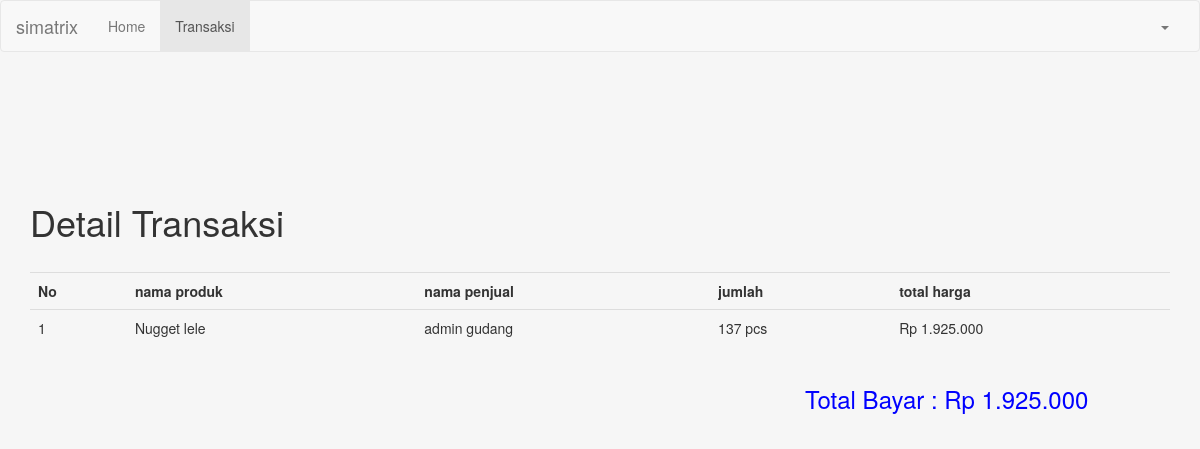
The app's page /transaksi/detailTransaksiAdmin/10 with its own data.
### tables this page shows
CREATE TABLE `detail_penjualan` (
  `number` int(11) NOT NULL,
  `id_penjualan` int(11) NOT NULL,
  `id_produk` int(11) NOT NULL,
  `jumlah` int(11) NOT NULL,
  `total_harga` double NOT NULL,
  `tanggal` date NOT NULL
);

CREATE TABLE `produk` (
  `id_produk` int(11) NOT NULL,
  `id_user` int(11) NOT NULL,
  `nama_produk` varchar(50) NOT NULL,
  `jumlah_stok` int(11) NOT NULL,
  `harga` double NOT NULL,
  `foto_produk` varchar(255) NOT NULL,
  `deskripsi` text NOT NULL
);

CREATE TABLE `users` (
  `id_user` int(11) NOT NULL,
  `nama` varchar(50) NOT NULL,
  `username` varchar(50) NOT NULL,
  `password` varchar(50) NOT NULL,
  `email` varchar(50) NOT NULL,
  `level` int(11) NOT NULL,
  `no_telepon` varchar(13) NOT NULL
);

### application/controllers/Transaksi.php (called while the page is built, shortened)
<?php
Class Transaksi extends CI_Controller{
	function __construct(){
		$this->load->model('Product_model','Product');
		$this->load->model('Admin_model','Admin_model');
		$this->load->model('Penjual_model','Penjual_model');
		$this->load->model('Transaksi_model','Transaksi_model');
	}
	public function detailTransaksiAdmin($id_penjualan){
		$data['transaksi'] = $this->Transaksi_model->detail_transaksi_admin($id_penjualan);
		$this->load->view('admin/detailTransaksi',$data);
	}
}

### index.php (called while the page is built, shortened)
<?php
require_once BASEPATH.'core/CodeIgniter.php';

### application/models/Transaksi_model.php (called while the page is built, shortened)
<?php
Class Transaksi_model extends CI_Model{
 	public function detail_transaksi_admin($id_penjualan){
 		return $this->db->query("SELECT p.nama_produk,dp.jumlah,dp.total_harga,dp.tanggal,u.nama FROM detail_penjualan dp
		JOIN produk p on dp.id_produk=p.id_produk JOIN users u on p.id_user=u.id_user
		WHERE id_penjualan=".$id_penjualan)->result();
 	}
}
?>

### application/views/admin/detailTransaksi.php (the view, shortened to what this page needs)
<!DOCTYPE html>
<html>
<head>
	<link rel="stylesheet" href="https://maxcdn.bootstrapcdn.com/bootstrap/3.3.7/css/bootstrap.min.css">
  <link rel="stylesheet" type="text/css"
  href="<?php echo base_url('assets/css/style.css'); ?>">
  <link rel="stylesheet" href="//cdnjs.cloudflare.com/ajax/libs/morris.js/0.5.1/morris.css">
</head>
<body class="body-custom">
	<nav class="navbar navbar-default">
		<div class="container-fluid">
			<div class="navbar-header">
				<a class="navbar-brand" href="<?php echo base_url('home/homeAdmin') ?>">simatrix</a>
			</div>
			<div class="collapse navbar-collapse" id="bs-example-navbar-collapse-1">
				<ul class="nav navbar-nav">
					<li><a href="<?php echo base_url('home/homeAdmin') ?>">Home <span class="sr-only">(current)</span></a></li>
          <li class="active"><a href="<?php echo base_url('transaksi/showTransaksiAdmin') ?>">Transaksi</a></li>
				</ul>
				<ul class="nav navbar-nav navbar-right">
					<li class="dropdown">
						<a href="#" class="dropdown-toggle" data-toggle="dropdown" role="button" aria-haspopup="true" aria-expanded="false"><?php
            echo $this->session->userdata('username')?> <span class="caret"></span></a>
					</li>
				</ul>
			</div>
		</div>
	</nav>
	<div class="pembatas"></div>
	<div class="container">
		<br><br><br>
		<h1>Detail Transaksi</h1>
		<table class="table" style="margin-top: 30px;">
			<tr>
				<th>No</th>
				<th>nama produk</th>
				<th>nama penjual</th>
				<th>jumlah</th>
				<th>total harga</th>
			</tr>
			<?php
			$no=1;
			$totalBayar=0;
			foreach ($transaksi as $item) {
					$totalHarga=$item->total_harga;
					?>
					<tr>
						<td><?php echo $no; ?></td>
						<td><?php echo $item->nama_produk; ?></td>
						<td><?php echo $item->nama; ?></td>
						<td><?php echo $item->jumlah." pcs" ?></td>
						<td><?php echo "Rp ". number_format($totalHarga,0,".","."); ?></td>
					</tr>
					<?php
					$no++;
					$totalBayar+=$totalHarga;
				}
				?>
			</table>
			<div>
				<div class="col-md-8">
				</div>
				<div class="col-md-4"><font color="blue" >
					<h3>Total Bayar	: <?php echo "Rp ". number_format($totalBayar,0,".","."); ?> </h3>
				</font>
			</div>
		</div>
	</div>
	<br><br><br>
</body>
</html>

### assets/css/style.css (style rules this page uses)
.body-custom { background-color: #F6F6F6; }
.pembatas { width: 100%; height: 50px; background-color: #F6F6F6; }

### records on screen
detail_penjualan: id_produk.nama_produk "Nugget lele", users.nama "admin gudang", jumlah "137", total_harga "1.925.000"

### other values on screen
$totalBayar "1.925.000"
